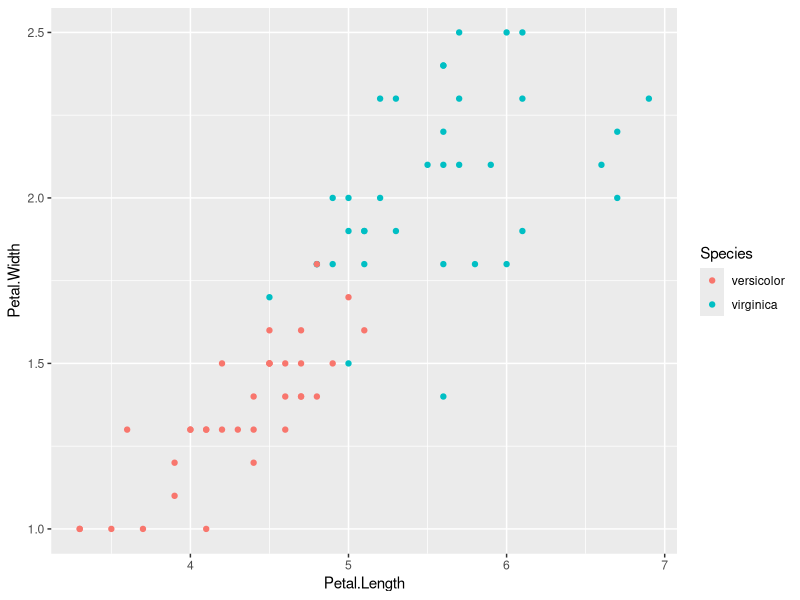
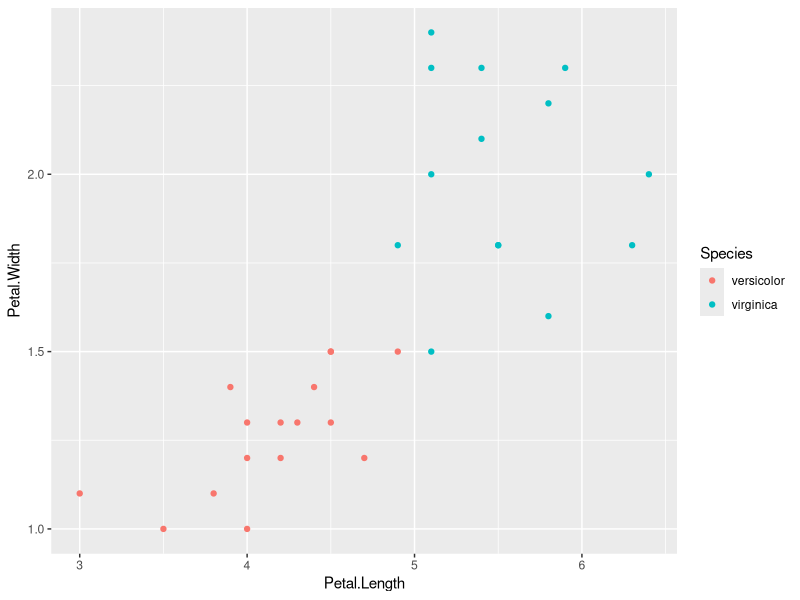
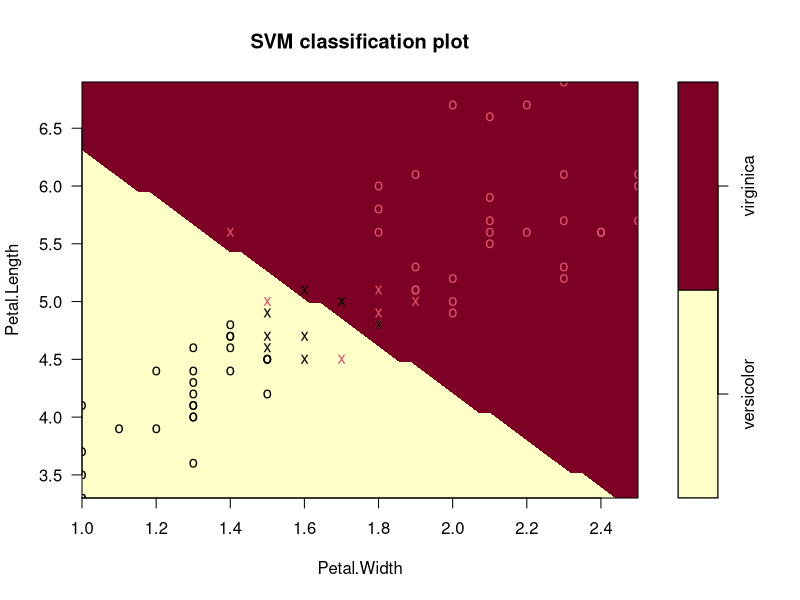
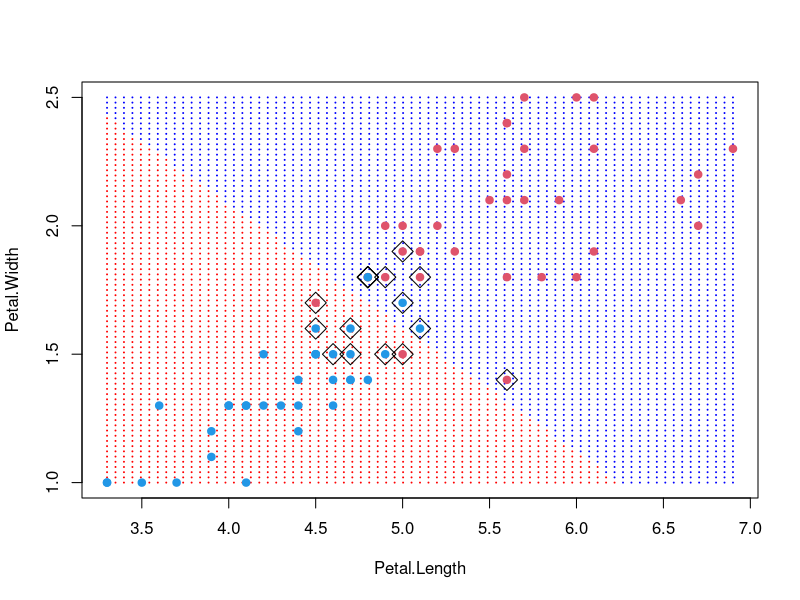
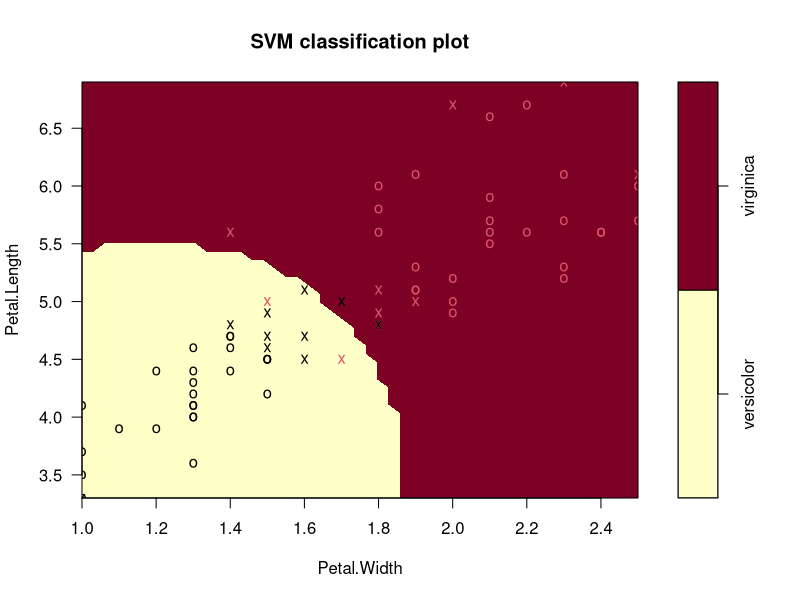
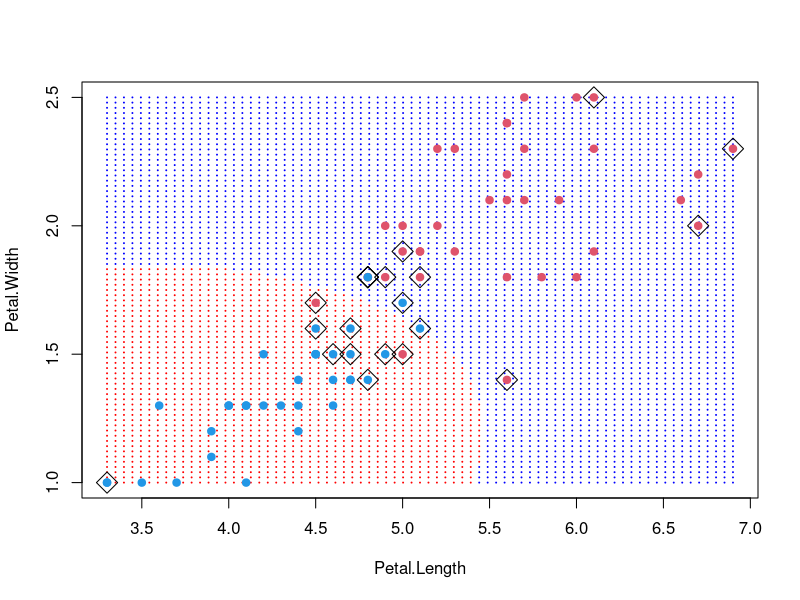
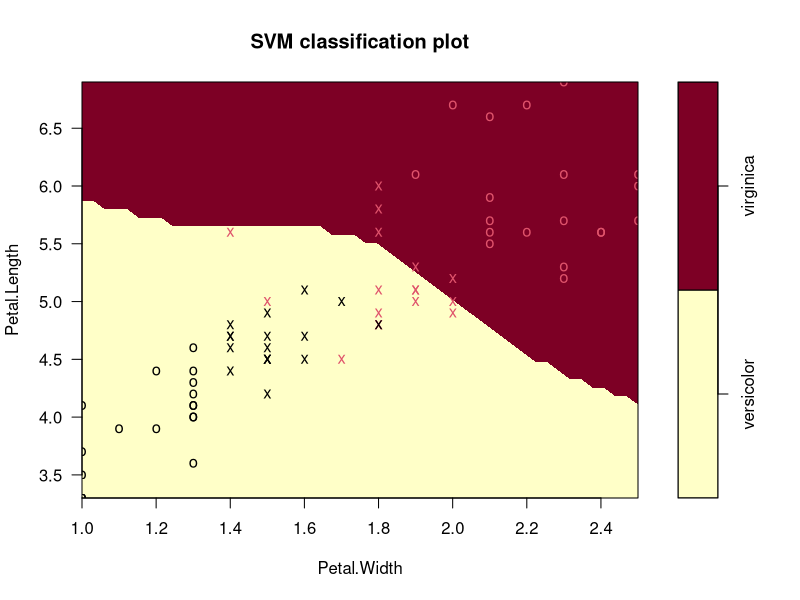
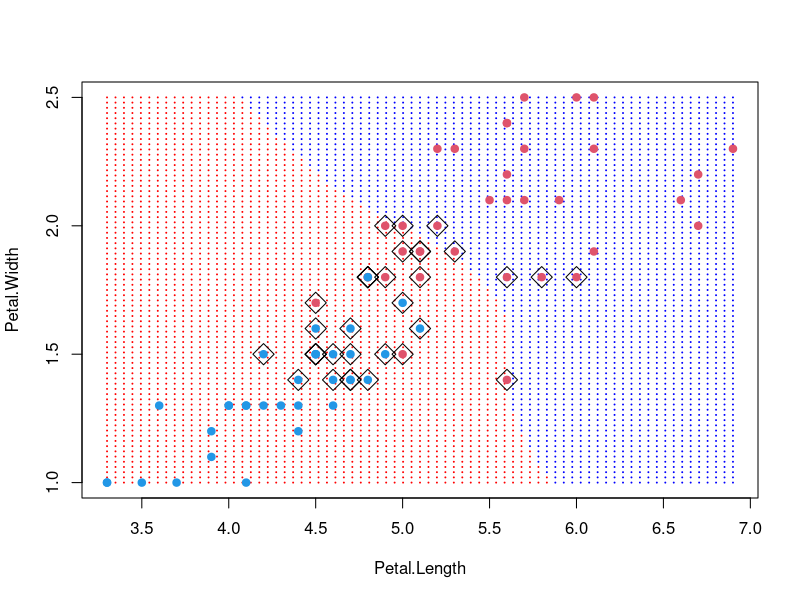

Generate these figures, in order, with R:
###############################
### Support Vector Machines ###
###############################


library(caret)
library(e1071)
library(GGally)

## take copy
dataset <- iris

dataset$Species <- as.character(dataset$Species)
# dataset <- dataset[-which(dataset$Species=="versicolor"),]
dataset <- dataset[-which(dataset$Species=="setosa"),]
dataset$Species <- as.factor(dataset$Species)

# ## split train/test
N <- nrow(dataset)
train.indexes <- sample(N,0.7*N)

train <- dataset[train.indexes,]
test <- dataset[-train.indexes,]

## feature plots
# ggpairs(dataset, ggplot2::aes(colour = dataset$Species))


ggplot(train, aes(x = Petal.Length, y = Petal.Width, colour = Species)) +
  geom_point()

ggplot(test, aes(x = Petal.Length, y = Petal.Width, colour = Species)) +
  geom_point()


## train SVM model - linear kernel
svm.mod0 <- svm(Species ~ Petal.Length + Petal.Width, data = train, kernel = 'linear')

svm.mod0

## plot decision boundary
plot(svm.mod0, data = train, formula = Petal.Length~Petal.Width, svSymbol = "x", dataSymbol = "o")

### better decision boundary plot
## define function for plotting
make.grid = function(X, n = 75) {
  grange = apply(X, 2, range)
  X1 = seq(from = grange[1,1], to = grange[2,1], length = n)
  X2 = seq(from = grange[1,2], to = grange[2,2], length = n)
  expand.grid(Petal.Length = X1, Petal.Width = X2)
}

X <- train[,3:4]
Y <- as.numeric(train$Species)
Y[Y==2] <- -1

xgrid = make.grid(X)
ygrid = predict(svm.mod0, xgrid)

plot(xgrid, col = c("red","blue")[as.numeric(ygrid)], pch = 20, cex = .2)
points(X, col = Y + 3, pch = 19)
points(X[svm.mod0$index,], pch = 5, cex = 2)
##################


### predict for test data
test.pred <- predict(svm.mod0, test)

cm = as.matrix(table(Actual = test$Species, Predicted = test.pred))

cm

n = sum(cm) # number of instances
nc = nrow(cm) # number of classes
diagv = diag(cm) # number of correctly classified instances per class 
rowsums = apply(cm, 1, sum) # number of instances per class
colsums = apply(cm, 2, sum) # number of predictions per class
p = rowsums / n # distribution of instances over the actual classes
q = colsums / n # distribution of instances over the predicted 

accuracy <- sum(diagv)/n
accuracy

recall = diagv / rowsums 
precision = diagv / colsums
f1 = 2 * precision * recall / (precision + recall) 

svm.mod0.res <- data.frame(precision, recall, f1)
svm.mod0.res

##################


###### train SVM model - radial kernel ######
svm.mod1 <- svm(Species ~ Petal.Length+Petal.Width, data = train, kernel = 'radial')


## plot decision boundary
plot(svm.mod1, data = train, formula = Petal.Length~Petal.Width, svSymbol = "x", dataSymbol = "o")

### better decision boundary plot
## define function for plotting
make.grid = function(X, n = 75) {
  grange = apply(X, 2, range)
  X1 = seq(from = grange[1,1], to = grange[2,1], length = n)
  X2 = seq(from = grange[1,2], to = grange[2,2], length = n)
  expand.grid(Petal.Length = X1, Petal.Width = X2)
}

X <- train[,3:4]
Y <- as.numeric(train$Species)
Y[Y==2] <- -1

xgrid = make.grid(X)

ygrid = predict(svm.mod1, xgrid)

plot(xgrid, col = c("red","blue")[as.numeric(ygrid)], pch = 20, cex = .2)
points(X, col = Y + 3, pch = 19)
points(X[svm.mod1$index,], pch = 5, cex = 2)
##################


### predict for test data
test.pred <- predict(svm.mod1, test)

cm = as.matrix(table(Actual = test$Species, Predicted = test.pred))

cm

n = sum(cm) # number of instances
nc = nrow(cm) # number of classes
diagv = diag(cm) # number of correctly classified instances per class 
rowsums = apply(cm, 1, sum) # number of instances per class
colsums = apply(cm, 2, sum) # number of predictions per class
p = rowsums / n # distribution of instances over the actual classes
q = colsums / n # distribution of instances over the predicted 

accuracy <- sum(diagv)/n
accuracy

recall = diagv / rowsums 
precision = diagv / colsums
f1 = 2 * precision * recall / (precision + recall) 

svm.mod1.res <- data.frame(precision, recall, f1)
svm.mod1.res

##################



### train SVM model - polynomial kernel ###
svm.mod2 <- svm(Species ~ Petal.Length+Petal.Width, data = train, kernel = 'polynomial')


## plot decision boundary
plot(svm.mod2, data = train, formula = Petal.Length~Petal.Width, svSymbol = "x", dataSymbol = "o")

### better decision boundary plot
## define function for plotting
make.grid = function(X, n = 75) {
  grange = apply(X, 2, range)
  X1 = seq(from = grange[1,1], to = grange[2,1], length = n)
  X2 = seq(from = grange[1,2], to = grange[2,2], length = n)
  expand.grid(Petal.Length = X1, Petal.Width = X2)
}

X <- train[,3:4]
Y <- as.numeric(train$Species)
Y[Y==2] <- -1

xgrid = make.grid(X)
# xgrid[1:10,]

ygrid = predict(svm.mod2, xgrid)

plot(xgrid, col = c("red","blue")[as.numeric(ygrid)], pch = 20, cex = .2)

points(X, col = Y + 3, pch = 19)
points(X[svm.mod2$index,], pch = 5, cex = 2)


### predict for test data
test.pred <- predict(svm.mod2, test)

cm = as.matrix(table(Actual = test$Species, Predicted = test.pred))

cm

n = sum(cm) # number of instances
nc = nrow(cm) # number of classes
diagv = diag(cm) # number of correctly classified instances per class 
rowsums = apply(cm, 1, sum) # number of instances per class
colsums = apply(cm, 2, sum) # number of predictions per class
p = rowsums / n # distribution of instances over the actual classes
q = colsums / n # distribution of instances over the predicted 

accuracy <- sum(diagv)/n
accuracy

recall = diagv / rowsums 
precision = diagv / colsums
f1 = 2 * precision * recall / (precision + recall) 

svm.mod2.res <- data.frame(precision, recall, f1)
svm.mod2.res

##################



### Tuned SVM - polynomial ###

## set ranges for parameters to tune
gamma.range <- seq(0.1,10, .1)
gamma.range

C.range <- seq(1,20, 1)
C.range

tuned.svm <- tune.svm(Species~Petal.Length+Petal.Width, data = train, kernel = 'polynomial', gamma = gamma.range, cost = C.range)
tuned.svm

gamma <- tuned.svm$best.parameters$gamma

C <- tuned.svm$best.parameters$cost

svm.mod3 <- svm(Species ~ Petal.Length+Petal.Width, data = train, kernel = 'polynomial', gamma = gamma, cost = C)

svm.mod3

## plot decision boundary
plot(svm.mod3, data = train, formula = Petal.Length~Petal.Width, svSymbol = "x", dataSymbol = "o")

### better decision boundary plot
## define function for plotting
make.grid = function(X, n = 75) {
  grange = apply(X, 2, range)
  X1 = seq(from = grange[1,1], to = grange[2,1], length = n)
  X2 = seq(from = grange[1,2], to = grange[2,2], length = n)
  expand.grid(Petal.Length = X1, Petal.Width = X2)
}

X <- train[,3:4]
Y <- as.numeric(train$Species)
Y[Y==2] <- -1

xgrid = make.grid(X)
# xgrid[1:10,]

ygrid = predict(svm.mod3, xgrid)

plot(xgrid, col = c("red","blue")[as.numeric(ygrid)], pch = 20, cex = .2)

points(X, col = Y + 3, pch = 19)
points(X[svm.mod3$index,], pch = 5, cex = 2)


### predict for test data
test.pred <- predict(svm.mod3, test)

cm = as.matrix(table(Actual = test$Species, Predicted = test.pred))

cm

n = sum(cm) # number of instances
nc = nrow(cm) # number of classes
diagv = diag(cm) # number of correctly classified instances per class 
rowsums = apply(cm, 1, sum) # number of instances per class
colsums = apply(cm, 2, sum) # number of predictions per class
p = rowsums / n # distribution of instances over the actual classes
q = colsums / n # distribution of instances over the predicted 

accuracy <- sum(diagv)/n
accuracy

recall = diagv / rowsums 
precision = diagv / colsums
f1 = 2 * precision * recall / (precision + recall) 

svm.mod3.res <- data.frame(precision, recall, f1)
svm.mod3.res

### EOF ###
